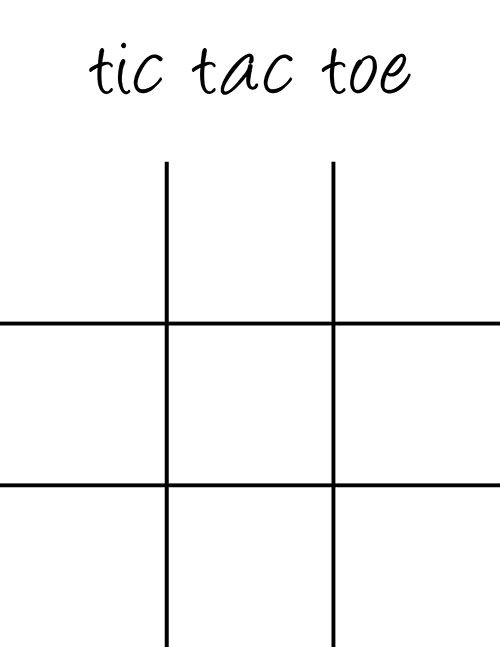
#> input picture src/tic-tac-toe-board.jpg, 500 x 647 px
$ python -i pruebaCam.py   (imports and definitions only)
#> lines starting #> are read from the running program, lines starting #| are printed output that depends on the picture; after the words box and inside, x2 and y2 are one past the last pixel; in counts of white or black regions, pixels touching at a corner belong together
#> further down, picture is the input picture: shape (647, 500, 3); min 0, max 255, mean 246.8
import cv2
import numpy as np

# Parámetros configurables
MIN_CONTOUR_AREA = 80
CIRCLE_CIRCULARITY_MIN = 0.6
CIRCLE_CIRCULARITY_MAX = 1.4
CIRCLE_ASPECT_RATIO_MIN = 0.6
X_ANGLE_TOLERANCE = np.pi/4  # 45 grados de tolerancia
X_LINE_THRESHOLD = 15
X_MIN_LINE_LENGTH_RATIO = 0.25

def es_circulo(contorno):
    """Detección robusta de círculos que acepta imperfecciones"""
    if len(contorno) < 5:
        return False

    try:
        area = cv2.contourArea(contorno)
        perimeter = cv2.arcLength(contorno, True)

        if perimeter == 0 or area < MIN_CONTOUR_AREA:
            return False

        circularity = (4 * np.pi * area) / (perimeter ** 2)
        if not (CIRCLE_CIRCULARITY_MIN < circularity < CIRCLE_CIRCULARITY_MAX):
            return False

        (_, _), (MA, ma), _ = cv2.fitEllipse(contorno)
        aspect_ratio = min(MA, ma) / max(MA, ma)

        return aspect_ratio > CIRCLE_ASPECT_RATIO_MIN

    except Exception as e:
        print(f"Error en detección de círculo: {e}")
        return False

def es_x(contorno):
    """Detección mejorada de X usando análisis de líneas"""
    if len(contorno) < 5 or cv2.contourArea(contorno) < MIN_CONTOUR_AREA:
        return False

    # Crear máscara del contorno
    x, y, w, h = cv2.boundingRect(contorno)
    mask = np.zeros((h+2, w+2), dtype=np.uint8)  # +2 para bordes
    offset_contour = contorno - [x, y]
    cv2.drawContours(mask, [offset_contour], -1, 255, 1)

    # Detección de bordes con Canny
    edges = cv2.Canny(mask, 50, 150)

    # Detección de líneas con Hough
    lines = cv2.HoughLinesP(
        edges,
        rho=1,
        theta=np.pi/180,
        threshold=X_LINE_THRESHOLD,
        minLineLength=int(max(w,h)*X_MIN_LINE_LENGTH_RATIO),
        maxLineGap=5
    )

    if lines is None or len(lines) < 2:
        return False

    # Análisis de ángulos
    angles = []
    for line in lines[:2]:  # Tomar las 2 líneas principales
        x1, y1, x2, y2 = line[0]
        angle = np.arctan2(y2-y1, x2-x1) % np.pi
        angles.append(angle)

    if len(angles) == 2:
        angle_diff = min(
            np.abs(angles[0]-angles[1]),
            np.pi - np.abs(angles[0]-angles[1])
        )
        return (np.pi/2 - X_ANGLE_TOLERANCE) < angle_diff < (np.pi/2 + X_ANGLE_TOLERANCE)

    return False

def procesar_imagen(imagen):
    """Pipeline completo de procesamiento de imagen"""
    # Convertir a escala de grises y mejorar contraste
    gray = cv2.cvtColor(imagen, cv2.COLOR_BGR2GRAY)
    gray = cv2.equalizeHist(gray)
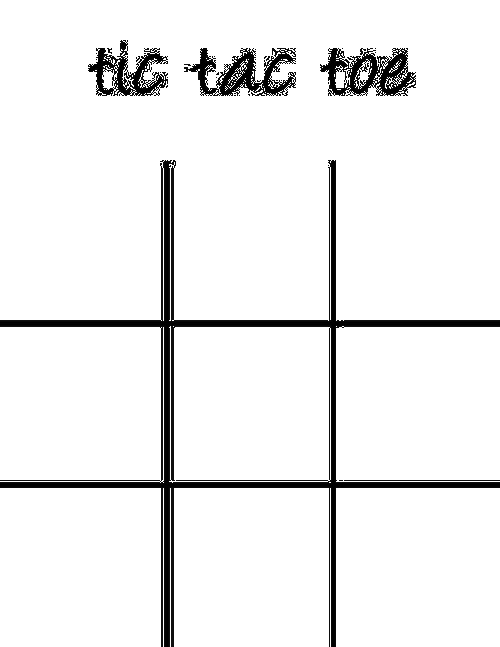
#> gray: shape (647, 500); min 0, max 255, mean 238.1

    # Threshold adaptativo
    thresh = cv2.adaptiveThreshold(
        gray, 255,
        cv2.ADAPTIVE_THRESH_GAUSSIAN_C,
        cv2.THRESH_BINARY_INV, 11, 2
    )
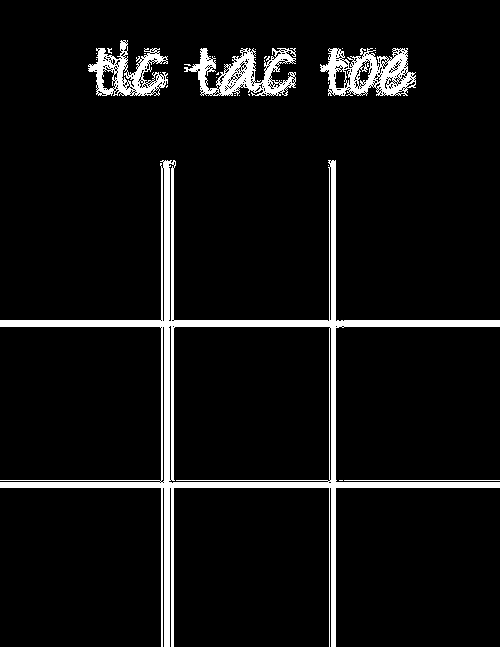
#> thresh: shape (647, 500); 6.8% white; 31 white regions (26 under 20 px), largest, box (x1, y1, x2, y2) and area: (0, 160, 500, 647) 14855, (320, 48, 416, 96) 2510, (184, 48, 296, 96) 2453, (88, 40, 168, 96) 1954, (344, 480, 500, 481) 156

    # Operaciones morfológicas
    kernel = np.ones((3,3), np.uint8)
    thresh = cv2.morphologyEx(thresh, cv2.MORPH_CLOSE, kernel)
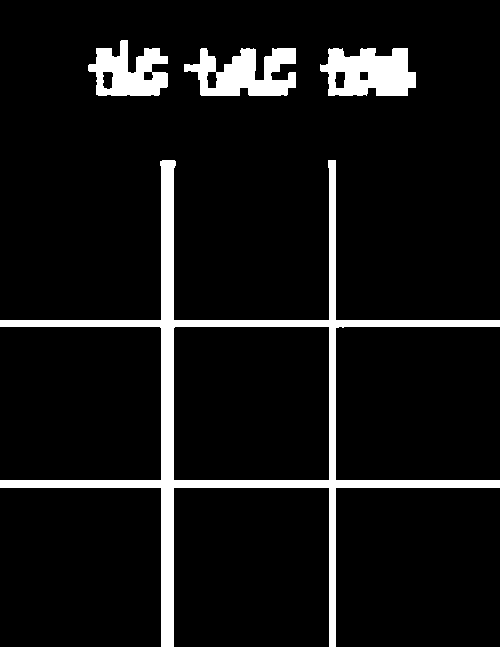
#> thresh: shape (647, 500); 8.2% white; 4 white regions

    # Encontrar contornos
    contours, _ = cv2.findContours(
        thresh,
        cv2.RETR_TREE,
        cv2.CHAIN_APPROX_SIMPLE
    )
#> contours = 10 contours; largest, box (x1, y1, x2, y2) and area: (0, 160, 500, 647) 39062, (173, 326, 330, 481) 24020, (320, 48, 416, 96) 3498, (184, 48, 296, 96) 3310, (88, 40, 168, 96) 2796

    if not contours:
        return None, [[' ']*3 for _ in range(3)]

    # Encontrar tablero principal
    max_contour = max(contours, key=cv2.contourArea)
#> max_contour = contour of 57 points, box (x1, y1, x2, y2) (0, 160, 500, 647), area 39062
    x, y, w, h = cv2.boundingRect(max_contour)
#> x = 0; y = 160; w = 500; h = 487

    # Validar relación de aspecto
    if not 0.7 < (w/h) < 1.3:
        return None, [[' ']*3 for _ in range(3)]

    # Procesar cada celda
    board = thresh[y:y+h, x:x+w]
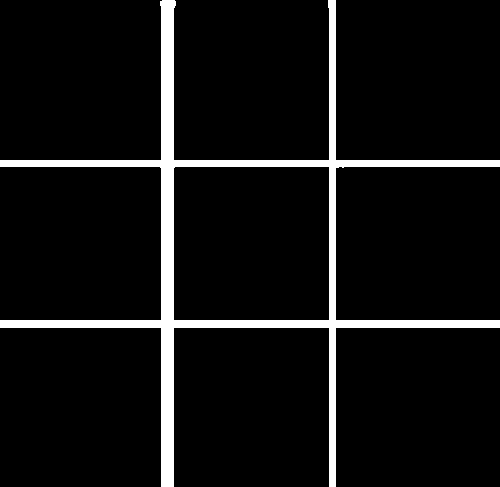
#> board: shape (487, 500); 7% white; 1 white region, box (x1, y1, x2, y2) and area: (0, 0, 500, 487) 16972
    cell_h, cell_w = h//3, w//3
#> cell_h = 162; cell_w = 166
    matrix = [[' ']*3 for _ in range(3)]
#> matrix = [[' ', ' ', ' '], [' ', ' ', ' '], [' ', ' ', ' ']]

    for row in range(3):
        for col in range(3):
            cell = board[row*cell_h:(row+1)*cell_h, col*cell_w:(col+1)*cell_w]
            cell_contours, _ = cv2.findContours(
                cell.copy(),
                cv2.RETR_TREE,
                cv2.CHAIN_APPROX_SIMPLE
            )

            # Filtrar contornos relevantes
            relevant = [
                c for c in cell_contours
                if MIN_CONTOUR_AREA < cv2.contourArea(c) < cell_w*cell_h*0.8
            ]

            if relevant:
                if any(es_circulo(c) for c in relevant):
                    matrix[row][col] = 'O'
                elif any(es_x(c) for c in relevant):
                    matrix[row][col] = 'X'
#> after the loop, matrix = [[' ', 'X', 'X'], [' ', ' ', 'X'], ['X', 'X', ' ']]

    return board, matrix

>>> import cv2
>>> picture = cv2.imread('../tic-tac-toe-board.jpg')
>>> result = procesar_imagen(picture)
